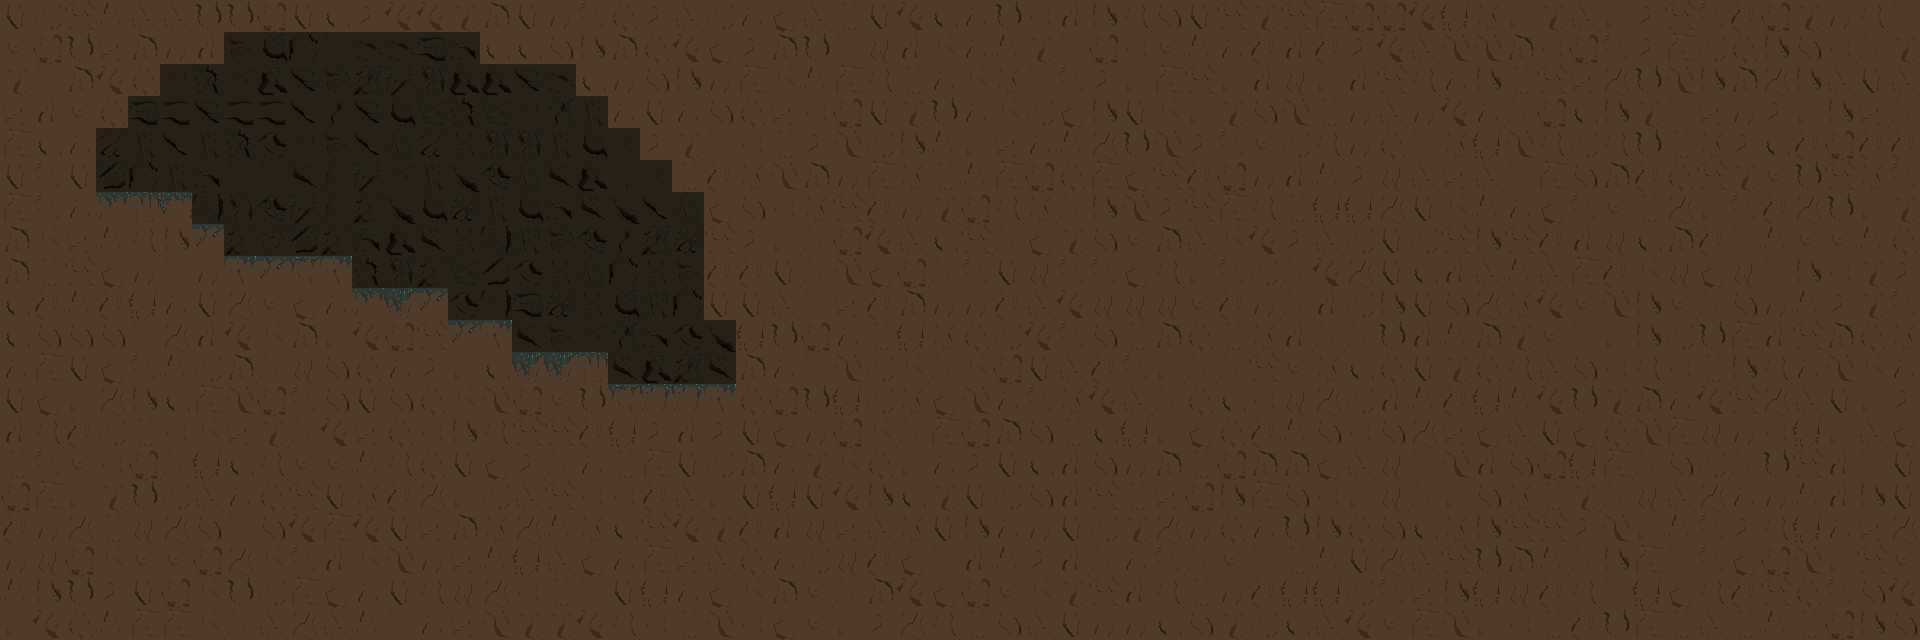

Rendered tile map (Tiled .tmx) drawn with the repository's tilesets; below, a short description and the map source with its tile grids summarised:
An orthogonal 60x20 tile map with 32x32 px tiles, 4 tile layers (BG, FG, Collision, Objects), 3 tilesets and 7 objects (2x Door).

<map version="1.0" orientation="orthogonal" width="60" height="20" tilewidth="32" tileheight="32">
 <properties>
  <property name="MapName" value="The Cave" />
 </properties>
 <tileset firstgid="1" name="tilemap" tilewidth="32" tileheight="32">
  <image source="gfx/tileset.png" width="384" height="384" />
 </tileset>
 <tileset firstgid="145" name="collision" tilewidth="32" tileheight="32">
  <image source="gfx/collision.png" width="32" height="32" />
 </tileset>
 <tileset firstgid="146" name="objects" tilewidth="32" tileheight="32">
  <image source="gfx/objects.png" width="384" height="32" />
 </tileset>
 <layer name="BG" width="60" height="20">
  <data>[1200 cells, 1200 non-empty, 55 distinct tile ids]</data>
 </layer>
 <layer name="FG" width="60" height="20">
  <data>[1200 cells, 1068 non-empty, 44 distinct tile ids]</data>
 </layer>
 <layer name="Collision" width="60" height="20">
  <data>[1200 cells, 0 non-empty, 0 distinct tile ids]</data>
 </layer>
 <layer name="Objects" width="60" height="20" opacity="0.23">
  <properties>
   <property name="draw" value="false" />
  </properties>
  <data>[1200 cells, 0 non-empty, 0 distinct tile ids]</data>
 </layer>
 <objectgroup name="Doors" width="60" height="20">
  <object gid="155" x="96" y="192" />
  <object gid="154" x="704" y="384" />
  <object name="leftDoor" type="Door" x="96" y="128" width="32" height="64">
   <properties>
    <property name="toDoor" value="rightBotDoor" />
    <property name="toMap" value="room3_1" />
   </properties>
  </object>
  <object name="rightDoor" type="Door" x="704" y="320" width="32" height="64">
   <properties>
    <property name="toDoor" value="leftTopDoor" />
    <property name="toMap" value="room1_4" />
   </properties>
  </object>
 </objectgroup>
 <objectgroup name="Enemies" width="60" height="20">
  <object gid="149" x="352" y="128" />
  <object gid="149" x="352" y="128" />
  <object gid="149" x="512" y="256" />
 </objectgroup>
</map>
